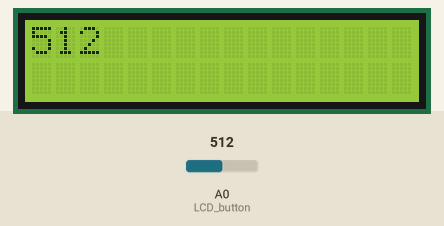
This sketch was run on a simulated Arduino Uno, built with avr-gcc and run on an emulated ATmega328P. On the bench: 16×2 character LCD. The inputs (shaded band) are chosen by the test bench; at power-on: A0 (LCD_button) = 512.

Above: at 1.2 s.
1.3 s: A0 (LCD_button) set to 228
At 2.7 s:
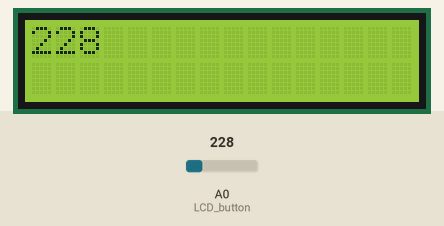
3.0 s: A0 (LCD_button) set to 192
At 3.5 s:
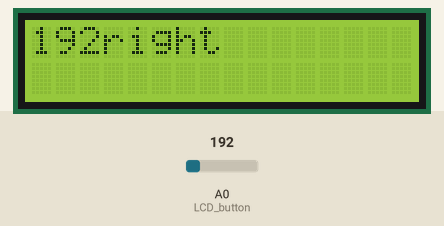
4.6 s: A0 (LCD_button) set to 170
At 5.8 s:
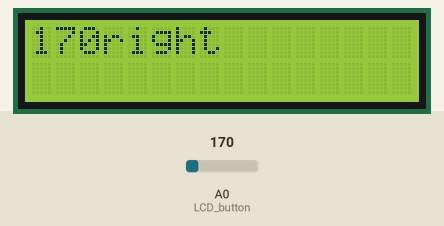
6.1 s: A0 (LCD_button) set to 140
At 6.8 s:
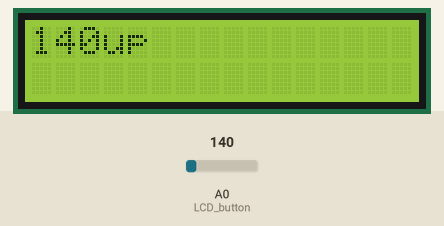
Timing chart, 0 to 8.6 s (numbered marks = the images above; inputs shaded):
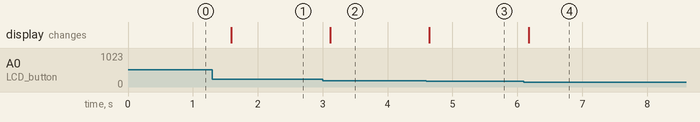

Measured:
- the behaviour switches between 210 and 209 on A0 (LCD_button) (found by bisection; images 1 and 2)
- the behaviour switches between 155 and 154 on A0 (LCD_button) (found by bisection; images 3 and 4)
- after the input at 1.3 s, the display: changes after 0.29 s (image 1)
- after the input at 3.0 s, the display: changes after 0.11 s (image 2)
- after the input at 4.6 s, the display: changes after 0.05 s (image 3)
- after the input at 6.1 s, the display: changes after 0.07 s (image 4)

The sketch:

LCD.ino
```cpp
//LCD text with incrementing number
//Include the library code:
#include <LiquidCrystal_I2C.h>
const int LCD_button = A0;
//Start the time at 0
int time = 0;
int read_value = 0;
int state = 5; //0 = up | 1 = right | 2 = down | 3 = left | 4 = switch
const int bound = 20;
//Initialize the library with the numbers of the interface pins
LiquidCrystal_I2C lcd(0x27, 16, 2);
void setup()
{
  //Set up the LCD's number of columns and rows:
  lcd.init();
  lcd.backlight();
  lcd.print("test");

}
void loop() {
  read_value = analogRead(LCD_button);
  lcd.clear();
  lcd.print(read_value);
  if(abs((read_value-745)) < bound){
    state = 4; //switch
  } else if (abs((read_value-190)) < bound){
    state = 1; //right
  } else if (abs((read_value-135)) < bound){
    state = 0; //up
  } else if (abs((read_value-405)) < bound){
    state = 2; //down
  } else if (abs((read_value-535)) < bound){
    state = 3; //left
  }
  if(state == 0){
    lcd.print("up");
  } else if (state == 1){
    lcd.print("right");
  } else if (state == 2){
    lcd.print("down");
  } else if(state == 3){
    lcd.print("left");
  } else if (state == 4){
    lcd.print("switch");
  }

  delay(500);
}
```
